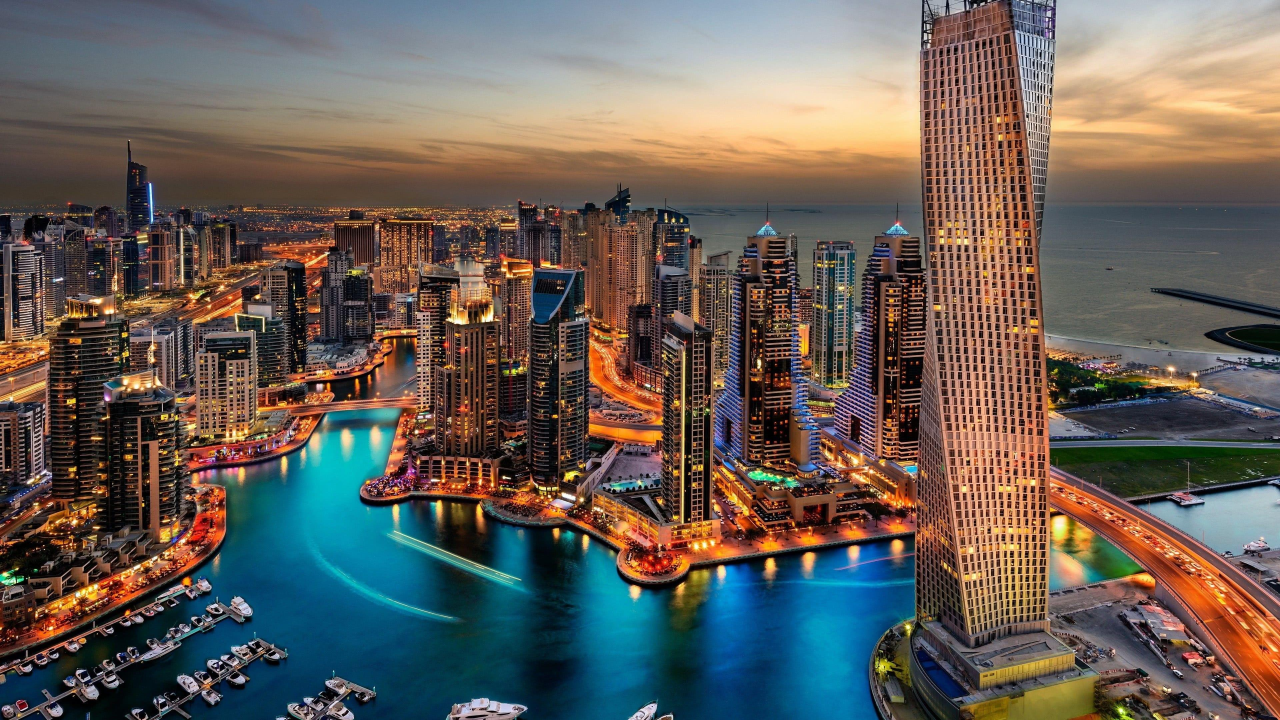
#> input picture test_images/1286151 (1).jpg, 3840 x 2160 px (shown at 1/3 size)
$ python -i preprocess_test2.py   (imports and definitions only)
#> lines starting #> are read from the running program, lines starting #| are printed output that depends on the picture
import cv2
import numpy as np
import random

IMG_SIZE = 256

# -------------------------
# Common Resize
# -------------------------
def resize(image, mask=None):
    image = cv2.resize(image, (IMG_SIZE, IMG_SIZE))

    if mask is not None:
        mask = cv2.resize(mask, (IMG_SIZE, IMG_SIZE), interpolation=cv2.INTER_NEAREST)
        return image, mask

    return image


# -------------------------
# Normalize
# -------------------------
def normalize(image):
    image = image / 255.0
    return image.astype(np.float32)


# -------------------------
# Augmentations (Training Only)
# -------------------------
def horizontal_flip(image, mask):
    if random.random() > 0.5:
        image = cv2.flip(image, 1)
        mask = cv2.flip(mask, 1)
    return image, mask


def random_brightness(image):
    if random.random() > 0.5:
        factor = 1.0 + random.uniform(-0.2, 0.2)
        image = np.clip(image * factor, 0, 255)
    return image


def convert_to_binary(mask):
    return (mask > 0).astype(np.uint8)


# -------------------------
# Training Preprocessing
# -------------------------
def preprocess_train(image, mask):

    image, mask = horizontal_flip(image, mask)
    image = random_brightness(image)

    image, mask = resize(image, mask)

    mask = convert_to_binary(mask)
    image = normalize(image)

    mask = np.expand_dims(mask, axis=-1)

    return image, mask


# -------------------------
# Inference Preprocessing
# -------------------------
def preprocess_inference(image):

    image = resize(image)
    image = normalize(image)

    image = np.expand_dims(image, axis=0)  # Add batch dimension

    return image

>>> import cv2
>>> picture = cv2.imread('../test_images/1286151 (1).jpg')
#> picture is the input picture: shape (2160, 3840, 3); mean B, G, R 87.8, 94.4, 101.9
>>> result = preprocess_inference(picture)
#> in resize, `image = cv2.resize(image, (IMG_SIZE, IMG_SIZE))`:
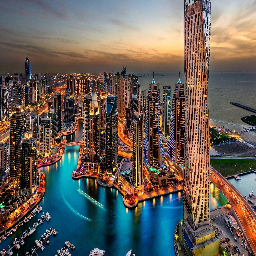
#> image: shape (256, 256, 3); mean of channels 0, 1, 2 87.6, 94.2, 101.7; drawn as B, G, R

$ run again, on test_images/IMG_20230929_103053.jpg
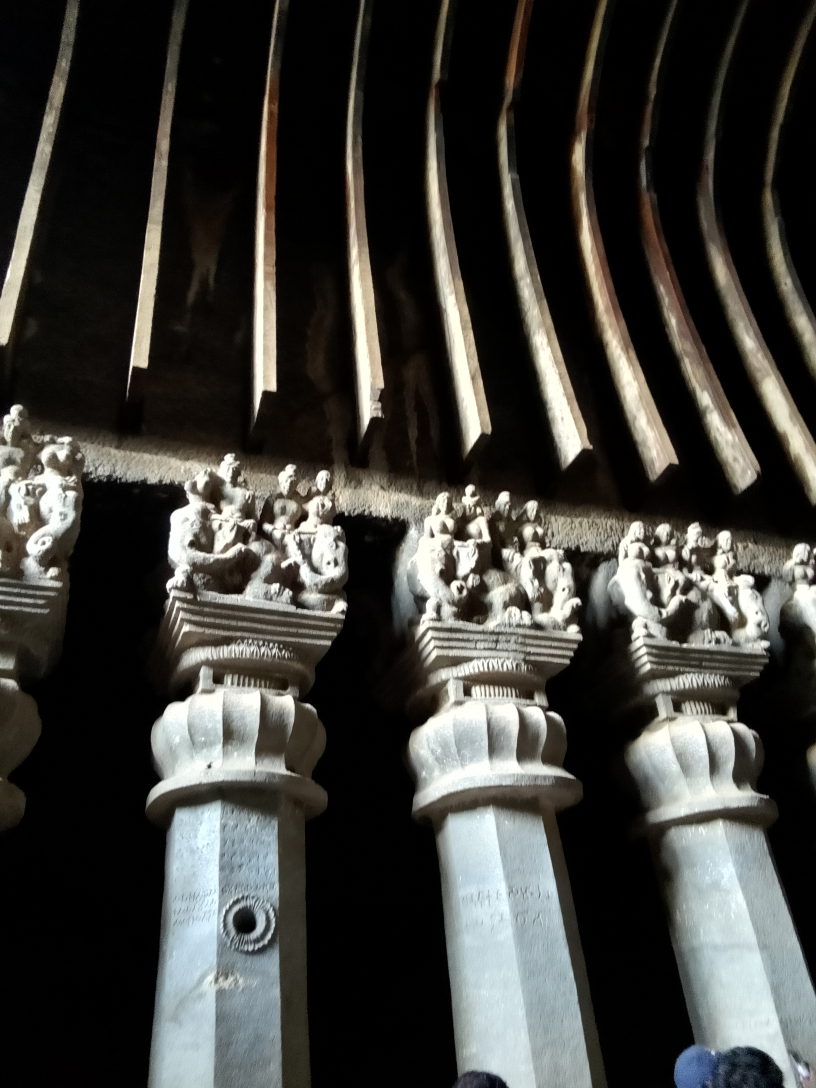
#> input picture test_images/IMG_20230929_103053.jpg, 2448 x 3264 px (shown at 1/3 size)
#> picture is the input picture: shape (3264, 2448, 3); mean B, G, R 57.9, 61.9, 62.3
#> in resize, `image = cv2.resize(image, (IMG_SIZE, IMG_SIZE))`:
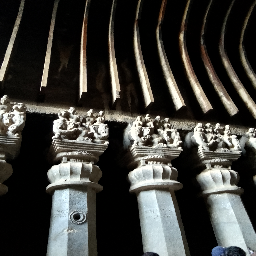
#> image: shape (256, 256, 3); mean of channels 0, 1, 2 57.8, 61.8, 62.2; drawn as B, G, R
